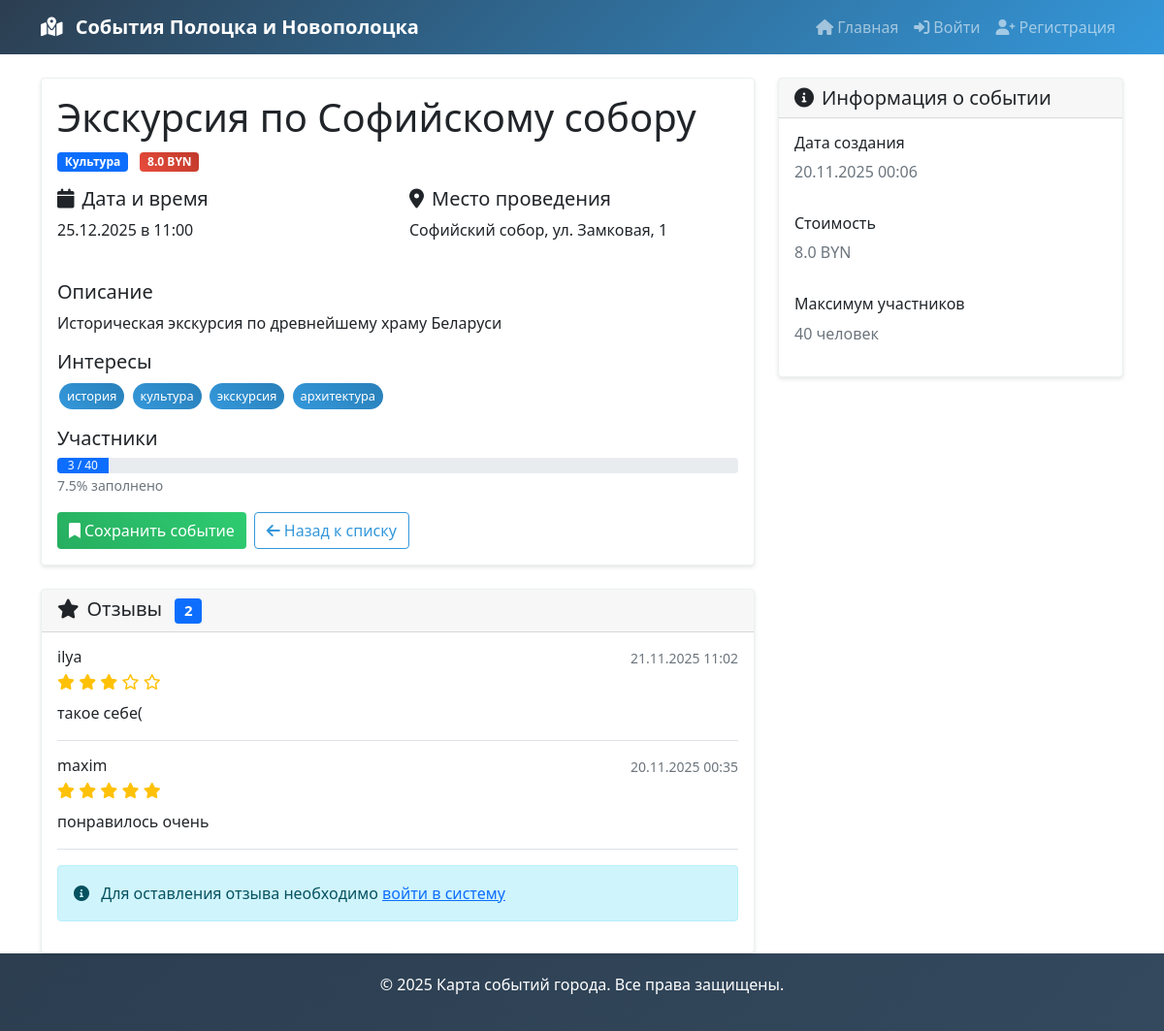
Screenshot of /event/1 with the database file from the repository.
### app.py (models this page shows, shortened)
class Event(db.Model):
    id = db.Column(db.Integer, primary_key=True)
    title = db.Column(db.String(200), nullable=False)
    description = db.Column(db.Text, nullable=False)
    date = db.Column(db.Date, nullable=False)
    time = db.Column(db.Time, nullable=False)
    location = db.Column(db.String(200), nullable=False)
    latitude = db.Column(db.Float, nullable=False)
    longitude = db.Column(db.Float, nullable=False)
    category = db.Column(db.String(50), nullable=False)
    interests = db.Column(db.String(200), nullable=False)
    price = db.Column(db.Float, default=0.0)
    max_participants = db.Column(db.Integer)
    created_at = db.Column(db.DateTime, default=belarus_now)
    reviews = db.relationship('Review', backref='event', lazy=True, cascade='all, delete-orphan')
    saved_events = db.relationship('SavedEvent', backref='event', lazy=True, cascade='all, delete-orphan')
    @property
    def participants_count(self):
        return len(self.saved_events)
    @property
    def participants_percentage(self):
        if not self.max_participants:
            return 0
        return min(100, (self.participants_count / self.max_participants) * 100)

class Review(db.Model):
    id = db.Column(db.Integer, primary_key=True)
    rating = db.Column(db.Integer, nullable=False)
    comment = db.Column(db.Text, nullable=True)
    created_at = db.Column(db.DateTime, default=belarus_now)
    user_id = db.Column(db.Integer, db.ForeignKey('user.id'), nullable=False)
    event_id = db.Column(db.Integer, db.ForeignKey('event.id'), nullable=False)

class User(db.Model):
    id = db.Column(db.Integer, primary_key=True)
    username = db.Column(db.String(80), unique=True, nullable=False)
    email = db.Column(db.String(120), unique=True, nullable=False)
    password_hash = db.Column(db.String(128), nullable=False)
    interests = db.Column(db.String(200), nullable=True)
    is_active = db.Column(db.Boolean, default=True, nullable=False)
    created_at = db.Column(db.DateTime, default=belarus_now)
    reviews = db.relationship('Review', backref='user', lazy=True, cascade='all, delete-orphan')
    saved_events = db.relationship('SavedEvent', backref='user', lazy=True, cascade='all, delete-orphan')

### app.py (the view)
@app.route('/event/<int:event_id>')
def event_detail(event_id):
    event = Event.query.get_or_404(event_id)
    reviews = Review.query.filter_by(event_id=event_id).order_by(Review.created_at.desc()).all()
    avg_rating = 0
    if reviews:
        avg_rating = sum(review.rating for review in reviews) / len(reviews)
    return render_template('event_detail.html', event=event, reviews=reviews, avg_rating=avg_rating)

### app.py (called while the page is built)
@app.template_filter('from_json')
def from_json_filter(value):
    try:
        return json.loads(value)
    except (json.JSONDecodeError, TypeError):
        return []

### templates/event_detail.html (shortened to what this page needs)
{% extends "base.html" %}
{% block content %}
<div class="row">
    <div class="col-lg-8">
        <div class="card">
            <div class="card-body">
                <h1 class="card-title">{{ event.title }}</h1>
                <div class="mb-3">
                    <span class="badge bg-primary me-2">{{ event.category }}</span>
                    {% if event.price > 0 %}
                    <span class="badge price-badge">{{ event.price }} BYN</span>
                    {% else %}
                    <span class="badge free-badge">Бесплатно</span>
                    {% endif %}
                </div>
                <div class="row mb-4">
                    <div class="col-md-6">
                        <h5><i class="fas fa-calendar me-2"></i>Дата и время</h5>
                        <p>{{ event.date.strftime('%d.%m.%Y') }} в {{ event.time.strftime('%H:%M') }}</p>
                    </div>
                    <div class="col-md-6">
                        <h5><i class="fas fa-map-marker-alt me-2"></i>Место проведения</h5>
                        <p>{{ event.location }}</p>
                    </div>
                </div>
                <h5>Описание</h5>
                <p class="card-text">{{ event.description }}</p>
                <div class="mb-3">
                    <h5>Интересы</h5>
                    {% for interest in event.interests|from_json %}
                    <span class="interest-tag">{{ interest }}</span>
                    {% endfor %}
                </div>
                {% if event.max_participants %}
                <div class="mb-3">
                    <h5>Участники</h5>
                    <div class="progress">
                        <div class="progress-bar" role="progressbar" style="width: {{ event.participants_percentage }}%">
                            {{ event.participants_count }} / {{ event.max_participants }}
                        </div>
                    </div>
                    <small class="text-muted">{{ event.participants_percentage|round(1) }}% заполнено</small>
                </div>
                {% endif %}
                <div class="d-grid gap-2 d-md-flex justify-content-md-start">
                    <button class="btn btn-success" onclick="saveEvent({{ event.id }})">
                        <i class="fas fa-bookmark me-1"></i>Сохранить событие
                    </button>
                    <a href="{{ url_for('index') }}" class="btn btn-outline-primary">
                        <i class="fas fa-arrow-left me-1"></i>Назад к списку
                    </a>
                </div>
            </div>
        </div>
        <div class="card mt-4">
            <div class="card-header">
                <h5 class="mb-0">
                    <i class="fas fa-star me-2"></i>Отзывы
                    {% if reviews %}
                    <span class="badge bg-primary ms-2">{{ reviews|length }}</span>
                    {% endif %}
                </h5>
            </div>
            <div class="card-body">
                {% if reviews %}
                    {% for review in reviews %}
                    <div class="border-bottom pb-3 mb-3" id="review-{{ review.id }}">
                        <div class="d-flex justify-content-between align-items-start">
                            <div class="flex-grow-1">
                                <h6 class="mb-1">{{ review.user.username }}</h6>
                                <div class="rating-stars" id="rating-display-{{ review.id }}">
                                    {% for i in range(5) %}
                                        {% if i < review.rating %}
                                            <i class="fas fa-star"></i>
                                        {% else %}
                                            <i class="far fa-star"></i>
                                        {% endif %}
                                    {% endfor %}
                                </div>
                            </div>
                            <div class="text-end">
                                <small class="text-muted d-block">{{ review.created_at.strftime('%d.%m.%Y %H:%M') }}</small>
                            </div>
                        </div>
                        <div id="comment-display-{{ review.id }}">
                            {% if review.comment %}
                            <p class="mt-2 mb-0">{{ review.comment }}</p>
                            {% endif %}
                        </div>
                    </div>
                    {% endfor %}
                {% else %}
                    <p class="text-muted">Пока нет отзывов. Будьте первым!</p>
                {% endif %}
                {% if session.user_id %}
                <div class="mt-4">
                    <h6>Оставить отзыв</h6>
                    <form id="reviewForm">
                        <div class="mb-3">
                            <label for="rating" class="form-label">Оценка</label>
                            <select class="form-select" id="rating" required>
                                <option value="">Выберите оценку</option>
                                <option value="5">5 - Отлично</option>
                                <option value="4">4 - Хорошо</option>
                                <option value="3">3 - Удовлетворительно</option>
                                <option value="2">2 - Плохо</option>
                                <option value="1">1 - Очень плохо</option>
                            </select>
                        </div>
                        <div class="mb-3">
                            <label for="comment" class="form-label">Комментарий</label>
                            <textarea class="form-control" id="comment" rows="3" placeholder="Ваш отзыв о событии..."></textarea>
                        </div>
                        <button type="submit" class="btn btn-primary">
                            <i class="fas fa-paper-plane me-1"></i>Отправить отзыв
                        </button>
                    </form>
                </div>
                {% else %}
                <div class="alert alert-info">
                    <i class="fas fa-info-circle me-2"></i>
                    Для оставления отзыва необходимо <a href="{{ url_for('login') }}">войти в систему</a>
                </div>
                {% endif %}
            </div>
        </div>
    </div>
    <div class="col-lg-4">
        <div class="card">
            <div class="card-header">
                <h5 class="mb-0">
                    <i class="fas fa-info-circle me-2"></i>Информация о событии
                </h5>
            </div>
            <div class="card-body">
                <div class="row g-3">
                    <div class="col-12">
                        <h6>Дата создания</h6>
                        <p class="text-muted">{{ event.created_at.strftime('%d.%m.%Y %H:%M') }}</p>
                    </div>
                    {% if event.price > 0 %}
                    <div class="col-12">
                        <h6>Стоимость</h6>
                        <p class="text-muted">{{ event.price }} BYN</p>
                    </div>
                    {% endif %}
                    {% if event.max_participants %}
                    <div class="col-12">
                        <h6>Максимум участников</h6>
                        <p class="text-muted">{{ event.max_participants }} человек</p>
                    </div>
                    {% endif %}
                </div>
            </div>
        </div>
    </div>
</div>
{% endblock %}

### templates/base.html (shortened to what this page needs)
<!DOCTYPE html>
<html lang="ru">
<head>
    <link href="https://cdn.jsdelivr.net/npm/bootstrap@5.1.3/dist/css/bootstrap.min.css" rel="stylesheet">
    <link href="https://cdnjs.cloudflare.com/ajax/libs/font-awesome/6.0.0/css/all.min.css" rel="stylesheet">
    <link rel="stylesheet" href="https://unpkg.com/leaflet@1.9.4/dist/leaflet.css" />
</head>
<body>
    <nav class="navbar navbar-expand-lg navbar-dark" style="background: linear-gradient(135deg, #2c3e50, #3498db);">
        <div class="container">
            <a class="navbar-brand" href="{{ url_for('index') }}">
                <i class="fas fa-map-marked-alt me-2"></i>
                События Полоцка и Новополоцка
            </a>
            <div class="collapse navbar-collapse" id="navbarNav">
                <ul class="navbar-nav ms-auto">
                    <li class="nav-item">
                        <a class="nav-link" href="{{ url_for('index') }}">
                            <i class="fas fa-home me-1"></i>Главная
                        </a>
                    </li>
                    {% if session.user_id %}
                    <li class="nav-item">
                        <a class="nav-link" href="{{ url_for('saved_events', username=session.username) }}">
                            <i class="fas fa-bookmark me-1"></i>Мои события
                        </a>
                    </li>
                    {% if session.username == 'admin' %}
                    <li class="nav-item dropdown">
                        <a class="nav-link dropdown-toggle" href="#" id="adminDropdown" role="button" data-bs-toggle="dropdown" aria-expanded="false">
                            <i class="fas fa-tachometer-alt me-1"></i>Админ
                        </a>
                        <ul class="dropdown-menu" aria-labelledby="adminDropdown">
                            <li><a class="dropdown-item" href="{{ url_for('admin_dashboard') }}">
                                <i class="fas fa-tachometer-alt me-1"></i>Панель управления
                            </a></li>
                            <li><a class="dropdown-item" href="{{ url_for('admin_events') }}">
                                <i class="fas fa-calendar-alt me-1"></i>События
                            </a></li>
                            <li><a class="dropdown-item" href="{{ url_for('admin_users') }}">
                                <i class="fas fa-users me-1"></i>Пользователи
                            </a></li>
                            <li><hr class="dropdown-divider"></li>
                            <li><a class="dropdown-item" href="{{ url_for('view_logs') }}">
                                <i class="fas fa-list-alt me-1"></i>Логи
                            </a></li>
                        </ul>
                    </li>
                    {% endif %}
                    <li class="nav-item">
                        <a class="nav-link" href="{{ url_for('profile') }}">
                            <i class="fas fa-user me-1"></i>{{ session.username }}
                        </a>
                    </li>
                    <li class="nav-item">
                        <a class="nav-link" href="{{ url_for('logout') }}">
                            <i class="fas fa-sign-out-alt me-1"></i>Выйти
                        </a>
                    </li>
                    {% else %}
                    <li class="nav-item">
                        <a class="nav-link" href="{{ url_for('login') }}">
                            <i class="fas fa-sign-in-alt me-1"></i>Войти
                        </a>
                    </li>
                    <li class="nav-item">
                        <a class="nav-link" href="{{ url_for('register') }}">
                            <i class="fas fa-user-plus me-1"></i>Регистрация
                        </a>
                    </li>
                    {% endif %}
                </ul>
            </div>
        </div>
    </nav>
    <main class="container mt-4">
        {% block content %}{% endblock %}
    </main>
    <footer class="footer">
        <div class="container text-center">
            <p>&copy; 2025 Карта событий города. Все права защищены.</p>
        </div>
    </footer>
</body>
</html>

### templates/base.html (style rules this page uses)
.navbar-brand { font-weight: bold; }
.price-badge { background: linear-gradient(45deg, #e74c3c, #c0392b); color: white; }
.rating-stars { color: #ffc107; }
.interest-tag { display: inline-block; background: linear-gradient(45deg, #3498db, #2980b9); color: white; padding: 4px 8px; margin: 2px; border-radius: 15px; font-size: 0.8em; }
.footer { background: linear-gradient(135deg, #2c3e50, #34495e); color: white; padding: 20px 0; margin-top: auto; }
body { display: flex; flex-direction: column; min-height: 100vh; }
main { flex: 1; }
.btn-success { background: linear-gradient(45deg, #27ae60, #2ecc71); border: none; }
.btn-outline-primary { color: #3498db; border-color: #3498db; }
.card { border: 1px solid #ecf0f1; box-shadow: 0 2px 4px rgba(0,0,0,0.1); }

### rows the page displays
Event: title "Экскурсия по Софийскому собору", category "Культура", price "8.0", date "25.12.2025", time "11:00", location "Софийский собор, ул. Замковая, 1", description "Историческая экскурсия по древнейшему храму Беларуси", max_participants "40", participants_percentage "7.5", created_at "20.11.2025 00:06"
Review: user.username "ilya", rating 3 (drawn), created_at "21.11.2025 11:02", comment "такое себе("
Review: user.username "maxim", rating 5 (drawn), created_at "20.11.2025 00:35", comment "понравилось очень"

### other values shown
{{ interest }} "история" "культура" "экскурсия" "архитектура"
{{ event.participants_count }} "3"
{{ reviews|length }} "2"
